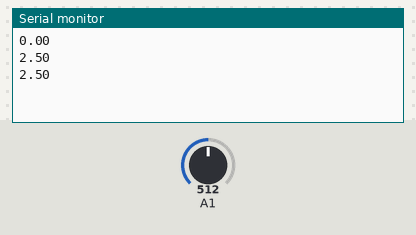
The sketch below on a simulated Arduino Uno, built with avr-gcc and run on an emulated ATmega328P. Shown: the last lines printed to the serial monitor. Inputs (shaded band) come from the test bench; at power-on: A1 = 512.

Above: at 1.3 s.
1.4 s: A1 set to 716
At 1.9 s:
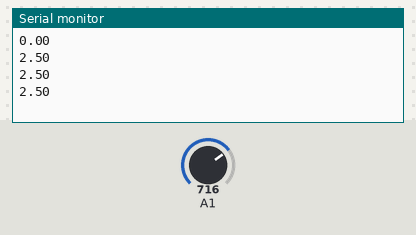
2.9 s: A1 set to 900
At 3.4 s:
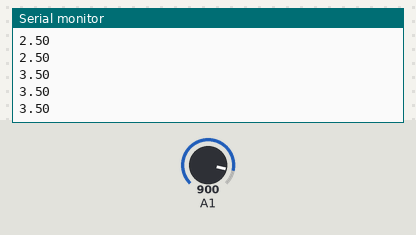
Timing chart, 0 to 5.9 s (numbered marks = the images above; inputs shaded):
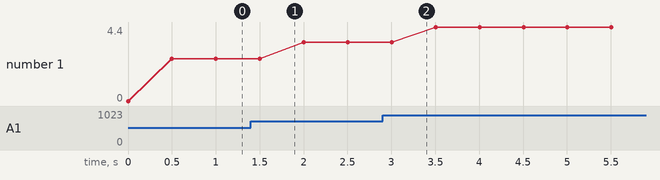

The sketch:

Arduino_Voltmeter.ino
```cpp
float V2;
float voltage;
void setup() {
  // put your setup code here, to run once:
 pinMode(A1,INPUT);
 Serial.begin(9600);


}

void loop() {
  // put your main code here, to run repeatedly:
  voltage= V2/1023*5;
  V2=analogRead(A1);
  Serial.println(voltage);
  delay(500);


}
```

Measured:
- plotted number 1: 2.5 → 3.5 after the input at 1.4 s, 3.5 → 4.4 after the input at 2.9 s
